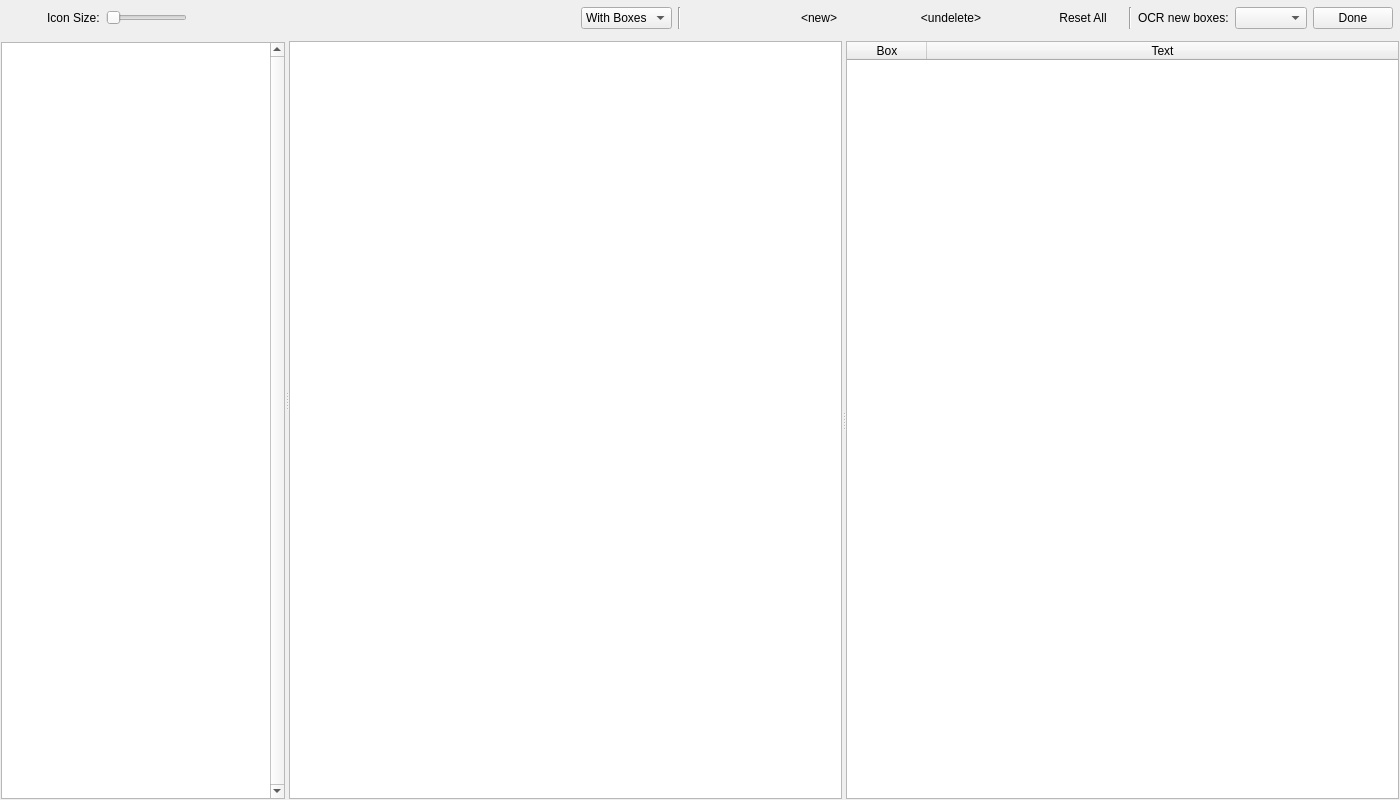
<?xml version="1.0" encoding="UTF-8"?>
<ui version="4.0">
 <class>OcrReview</class>
 <widget class="QDialog" name="OcrReview">
  <property name="geometry">
   <rect>
    <x>0</x>
    <y>0</y>
    <width>1400</width>
    <height>800</height>
   </rect>
  </property>
  <property name="windowTitle">
   <string notr="true">Review</string>
  </property>
  <property name="modal">
   <bool>true</bool>
  </property>
  <layout class="QVBoxLayout" name="verticalLayout_2">
   <property name="leftMargin">
    <number>1</number>
   </property>
   <property name="topMargin">
    <number>1</number>
   </property>
   <property name="rightMargin">
    <number>1</number>
   </property>
   <property name="bottomMargin">
    <number>1</number>
   </property>
   <item>
    <widget class="QSplitter" name="splitter">
     <property name="orientation">
      <enum>Qt::Horizontal</enum>
     </property>
     <widget class="QWidget" name="layoutWidget1">
      <layout class="QVBoxLayout" name="verticalLayout_3">
       <property name="spacing">
        <number>6</number>
       </property>
       <item>
        <layout class="QHBoxLayout" name="horizontalLayout_2" stretch="0,1,0,3,0,0">
         <property name="leftMargin">
          <number>6</number>
         </property>
         <property name="topMargin">
          <number>6</number>
         </property>
         <property name="rightMargin">
          <number>6</number>
         </property>
         <property name="bottomMargin">
          <number>7</number>
         </property>
         <item>
          <widget class="QLabel" name="label_image_count">
           <property name="text">
            <string notr="true">&lt;image count&gt;</string>
           </property>
          </widget>
         </item>
         <item>
          <spacer name="horizontalSpacer">
           <property name="orientation">
            <enum>Qt::Horizontal</enum>
           </property>
           <property name="sizeHint" stdset="0">
            <size>
             <width>0</width>
             <height>20</height>
            </size>
           </property>
          </spacer>
         </item>
         <item>
          <widget class="QLabel" name="label">
           <property name="text">
            <string>Icon Size:</string>
           </property>
          </widget>
         </item>
         <item>
          <widget class="QSlider" name="horizontalSlider_icon_size">
           <property name="minimum">
            <number>1</number>
           </property>
           <property name="maximum">
            <number>1000</number>
           </property>
           <property name="orientation">
            <enum>Qt::Horizontal</enum>
           </property>
          </widget>
         </item>
         <item>
          <widget class="QPushButton" name="pushButton_prev">
           <property name="toolTip">
            <string>Previous image</string>
           </property>
           <property name="text">
            <string notr="true"/>
           </property>
           <property name="icon">
            <iconset theme="arrow-left">
             <normaloff>.</normaloff>.</iconset>
           </property>
           <property name="flat">
            <bool>true</bool>
           </property>
          </widget>
         </item>
         <item>
          <widget class="QPushButton" name="pushButton_next">
           <property name="toolTip">
            <string>Next image</string>
           </property>
           <property name="text">
            <string notr="true"/>
           </property>
           <property name="icon">
            <iconset theme="arrow-right">
             <normaloff>.</normaloff>.</iconset>
           </property>
           <property name="flat">
            <bool>true</bool>
           </property>
          </widget>
         </item>
        </layout>
       </item>
       <item>
        <widget class="QListWidget" name="image_list">
         <property name="verticalScrollBarPolicy">
          <enum>Qt::ScrollBarAlwaysOn</enum>
         </property>
         <property name="horizontalScrollBarPolicy">
          <enum>Qt::ScrollBarAlwaysOff</enum>
         </property>
         <property name="editTriggers">
          <set>QAbstractItemView::NoEditTriggers</set>
         </property>
         <property name="showDropIndicator" stdset="0">
          <bool>false</bool>
         </property>
         <property name="dragDropMode">
          <enum>QAbstractItemView::NoDragDrop</enum>
         </property>
         <property name="textElideMode">
          <enum>Qt::ElideLeft</enum>
         </property>
         <property name="verticalScrollMode">
          <enum>QAbstractItemView::ScrollPerPixel</enum>
         </property>
         <property name="horizontalScrollMode">
          <enum>QAbstractItemView::ScrollPerPixel</enum>
         </property>
         <property name="movement">
          <enum>QListView::Static</enum>
         </property>
         <property name="flow">
          <enum>QListView::LeftToRight</enum>
         </property>
         <property name="isWrapping" stdset="0">
          <bool>true</bool>
         </property>
         <property name="resizeMode">
          <enum>QListView::Adjust</enum>
         </property>
         <property name="layoutMode">
          <enum>QListView::Batched</enum>
         </property>
         <property name="viewMode">
          <enum>QListView::IconMode</enum>
         </property>
         <property name="uniformItemSizes">
          <bool>false</bool>
         </property>
         <property name="batchSize">
          <number>50</number>
         </property>
         <property name="wordWrap">
          <bool>false</bool>
         </property>
         <property name="selectionRectVisible">
          <bool>true</bool>
         </property>
        </widget>
       </item>
      </layout>
     </widget>
     <widget class="QWidget" name="layoutWidget">
      <layout class="QVBoxLayout" name="verticalLayout" stretch="0,1">
       <item>
        <layout class="QHBoxLayout" name="horizontalLayout" stretch="1,0,0,0,0,0,0,0,0,0,0,0,0,0,0,0,0,0">
         <property name="spacing">
          <number>6</number>
         </property>
         <property name="leftMargin">
          <number>6</number>
         </property>
         <property name="topMargin">
          <number>6</number>
         </property>
         <property name="rightMargin">
          <number>6</number>
         </property>
         <property name="bottomMargin">
          <number>6</number>
         </property>
         <item>
          <widget class="CElidedLabel" name="label_file_name">
           <property name="sizePolicy">
            <sizepolicy hsizetype="MinimumExpanding" vsizetype="Preferred">
             <horstretch>0</horstretch>
             <verstretch>0</verstretch>
            </sizepolicy>
           </property>
           <property name="frameShape">
            <enum>QFrame::NoFrame</enum>
           </property>
           <property name="frameShadow">
            <enum>QFrame::Raised</enum>
           </property>
          </widget>
         </item>
         <item>
          <widget class="QPushButton" name="pushButton_zoom_in">
           <property name="toolTip">
            <string>Zoom in</string>
           </property>
           <property name="text">
            <string/>
           </property>
           <property name="icon">
            <iconset theme="zoom-in">
             <normaloff>.</normaloff>.</iconset>
           </property>
           <property name="flat">
            <bool>true</bool>
           </property>
          </widget>
         </item>
         <item>
          <widget class="QPushButton" name="pushButton_zoom_out">
           <property name="toolTip">
            <string>Zoom out</string>
           </property>
           <property name="text">
            <string/>
           </property>
           <property name="icon">
            <iconset theme="zoom-out">
             <normaloff>.</normaloff>.</iconset>
           </property>
           <property name="flat">
            <bool>true</bool>
           </property>
          </widget>
         </item>
         <item>
          <widget class="QPushButton" name="pushButton_zoom_reset">
           <property name="toolTip">
            <string>Reset zoom</string>
           </property>
           <property name="text">
            <string/>
           </property>
           <property name="icon">
            <iconset theme="zoom-original">
             <normaloff>.</normaloff>.</iconset>
           </property>
           <property name="flat">
            <bool>true</bool>
           </property>
          </widget>
         </item>
         <item>
          <widget class="QPushButton" name="pushButton_zoom_fit">
           <property name="toolTip">
            <string>Zoom to fit</string>
           </property>
           <property name="text">
            <string/>
           </property>
           <property name="icon">
            <iconset theme="zoom-fit-best">
             <normaloff>.</normaloff>.</iconset>
           </property>
           <property name="flat">
            <bool>true</bool>
           </property>
          </widget>
         </item>
         <item>
          <widget class="QComboBox" name="comboBox_view_mode">
           <item>
            <property name="text">
             <string>With Boxes</string>
            </property>
           </item>
           <item>
            <property name="text">
             <string>Original</string>
            </property>
           </item>
          </widget>
         </item>
         <item>
          <widget class="Line" name="line">
           <property name="orientation">
            <enum>Qt::Vertical</enum>
           </property>
          </widget>
         </item>
         <item>
          <widget class="QPushButton" name="pushButton_row_up">
           <property name="toolTip">
            <string>Move box order up</string>
           </property>
           <property name="text">
            <string notr="true"/>
           </property>
           <property name="icon">
            <iconset theme="arrow-up">
             <normaloff>.</normaloff>.</iconset>
           </property>
           <property name="flat">
            <bool>true</bool>
           </property>
          </widget>
         </item>
         <item>
          <widget class="QPushButton" name="pushButton_row_down">
           <property name="toolTip">
            <string>Move box order down</string>
           </property>
           <property name="text">
            <string notr="true"/>
           </property>
           <property name="icon">
            <iconset theme="arrow-down">
             <normaloff>.</normaloff>.</iconset>
           </property>
           <property name="flat">
            <bool>true</bool>
           </property>
          </widget>
         </item>
         <item>
          <widget class="QPushButton" name="pushButton_new">
           <property name="toolTip">
            <string>Add a new box</string>
           </property>
           <property name="text">
            <string notr="true">&lt;new&gt;</string>
           </property>
           <property name="checkable">
            <bool>true</bool>
           </property>
           <property name="flat">
            <bool>true</bool>
           </property>
          </widget>
         </item>
         <item>
          <widget class="QPushButton" name="pushButton_delete">
           <property name="toolTip">
            <string>Delete current box</string>
           </property>
           <property name="text">
            <string notr="true"/>
           </property>
           <property name="icon">
            <iconset theme="edit-delete">
             <normaloff>.</normaloff>.</iconset>
           </property>
           <property name="flat">
            <bool>true</bool>
           </property>
          </widget>
         </item>
         <item>
          <widget class="QPushButton" name="pushButton_undelete">
           <property name="toolTip">
            <string>Recover this deleted box</string>
           </property>
           <property name="text">
            <string notr="true">&lt;undelete&gt;</string>
           </property>
           <property name="flat">
            <bool>true</bool>
           </property>
          </widget>
         </item>
         <item>
          <widget class="QPushButton" name="pushButton_reset">
           <property name="toolTip">
            <string>Reset changes to this image</string>
           </property>
           <property name="text">
            <string/>
           </property>
           <property name="icon">
            <iconset theme="edit-reset">
             <normaloff>.</normaloff>.</iconset>
           </property>
           <property name="flat">
            <bool>true</bool>
           </property>
          </widget>
         </item>
         <item>
          <widget class="QPushButton" name="pushButton_reset_all">
           <property name="text">
            <string>Reset All</string>
           </property>
           <property name="icon">
            <iconset theme="document-revert">
             <normaloff>.</normaloff>.</iconset>
           </property>
           <property name="flat">
            <bool>true</bool>
           </property>
          </widget>
         </item>
         <item>
          <widget class="Line" name="line_2">
           <property name="orientation">
            <enum>Qt::Vertical</enum>
           </property>
          </widget>
         </item>
         <item>
          <widget class="QLabel" name="label_2">
           <property name="text">
            <string>OCR new boxes:</string>
           </property>
          </widget>
         </item>
         <item>
          <widget class="CComboBox" name="comboBox_ocr_engine"/>
         </item>
         <item>
          <widget class="QPushButton" name="pushButton_done">
           <property name="text">
            <string>Done</string>
           </property>
          </widget>
         </item>
        </layout>
       </item>
       <item>
        <widget class="QSplitter" name="splitter_side">
         <property name="orientation">
          <enum>Qt::Horizontal</enum>
         </property>
         <widget class="BubbleImageViewer" name="image_viewer"/>
         <widget class="CTableWidget" name="tableWidget_ocr">
          <property name="minimumSize">
           <size>
            <width>200</width>
            <height>0</height>
           </size>
          </property>
          <property name="acceptDrops">
           <bool>true</bool>
          </property>
          <property name="editTriggers">
           <set>QAbstractItemView::AllEditTriggers</set>
          </property>
          <property name="tabKeyNavigation">
           <bool>false</bool>
          </property>
          <property name="showDropIndicator" stdset="0">
           <bool>true</bool>
          </property>
          <property name="dragEnabled">
           <bool>true</bool>
          </property>
          <property name="dragDropOverwriteMode">
           <bool>false</bool>
          </property>
          <property name="dragDropMode">
           <enum>QAbstractItemView::NoDragDrop</enum>
          </property>
          <property name="defaultDropAction">
           <enum>Qt::MoveAction</enum>
          </property>
          <property name="alternatingRowColors">
           <bool>true</bool>
          </property>
          <property name="selectionMode">
           <enum>QAbstractItemView::SingleSelection</enum>
          </property>
          <property name="selectionBehavior">
           <enum>QAbstractItemView::SelectRows</enum>
          </property>
          <attribute name="horizontalHeaderDefaultSectionSize">
           <number>80</number>
          </attribute>
          <attribute name="horizontalHeaderStretchLastSection">
           <bool>true</bool>
          </attribute>
          <attribute name="verticalHeaderVisible">
           <bool>false</bool>
          </attribute>
          <column>
           <property name="text">
            <string>Box</string>
           </property>
          </column>
          <column>
           <property name="text">
            <string>Text</string>
           </property>
          </column>
         </widget>
        </widget>
       </item>
      </layout>
     </widget>
    </widget>
   </item>
  </layout>
 </widget>
 <customwidgets>
  <customwidget>
   <class>CComboBox</class>
   <extends>QComboBox</extends>
   <header>pcleaner.gui.CustomQ.CComboBox</header>
  </customwidget>
  <customwidget>
   <class>CElidedLabel</class>
   <extends>QFrame</extends>
   <header>pcleaner.gui.CustomQ.CElidedLabel</header>
   <container>1</container>
  </customwidget>
  <customwidget>
   <class>CTableWidget</class>
   <extends>QTableWidget</extends>
   <header>pcleaner.gui.CustomQ.CTableWidget</header>
  </customwidget>
  <customwidget>
   <class>BubbleImageViewer</class>
   <extends>QGraphicsView</extends>
   <header>pcleaner.gui.image_viewer</header>
  </customwidget>
 </customwidgets>
 <resources/>
 <connections/>
</ui>
